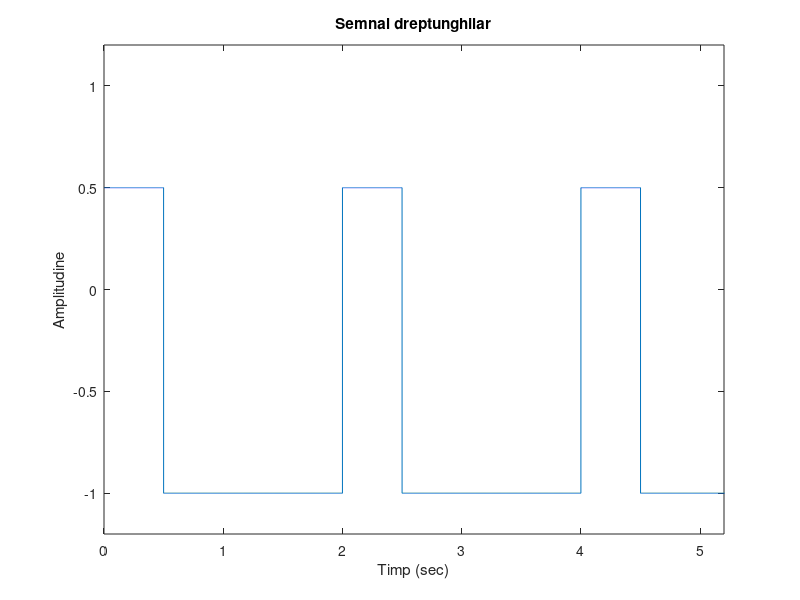

Here is the MATLAB script that generated this plot:
function tema1_ex1()

fs = 5000;
t = 0:1/fs:100;

x2 = square(pi*t,25);

for i = 1:1:length(x2)
   if x2(i) > 0
       x2(i) = x2(i)/2;
   end
end

plot(t,x2)
axis([0 5.2 -1.2 1.2])
xlabel('Timp (sec)')
ylabel('Amplitudine')
title('Semnal dreptunghilar')

end